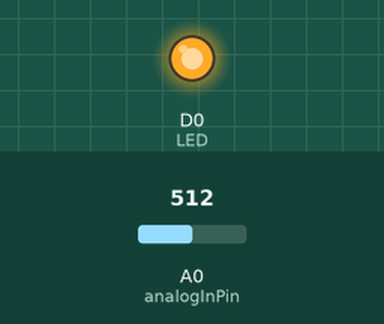
Bench run of a program on a simulated ESP8266 (NodeMCU). On the bench: output pins drawn as LEDs (lit = HIGH). Inputs (shaded band) come from the test bench; at power-on: A0 (analogInPin) = 512. WiFi joins after 1.5 s; servers stay silent unless stated; uploads are accepted with an empty reply; what the program prints to the serial monitor is not drawn.

Above: at 2.7 s.
2.8 s: A0 (analogInPin) set to 716
At 3.01 s:
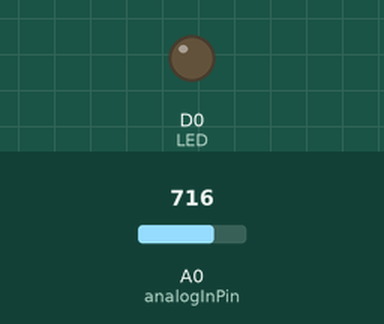
Timing chart, 0 to 5.8 s (numbered marks = the images above; inputs shaded):
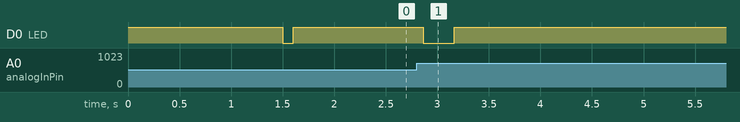

Measured:
- after the input at 2.8 s, D0 (LED): HIGH → LOW after 0.07 s, → HIGH 0.30 s later

The program:

main.cpp
```cpp
#include <Arduino.h>

#define ADAFRUIT_IO_USERNAME = "USERNAME"
const char *ADAFRUIT_IO_KEY = "KEY";
#define LED D0

#include <ESP8266WiFi.h>
#include <ESP8266HTTPClient.h>
#include <WiFiClient.h>

const char *ssid = "NAME";
const char *password = "PASSWORD";

String serverName = "http://io.adafruit.com/api/v2/i3130002/feeds/poweline-kw-slash-h/data";

const int analogInPin = A0; // ESP8266 Analog Pin ADC0 = A0

int sensorValue = 0; // value read from the pot
int kwh = 0;         // value read from the pot
unsigned long lastMillis;
WiFiServer server(23);
WiFiClient client;
bool fallingEdge = true;

void setup()
{
  // initialize serial communication at 115200
  Serial.begin(115200);

  pinMode(LED, OUTPUT);
  digitalWrite(LED, HIGH);
  WiFi.begin(ssid, password);
  Serial.print("Connecting");
  while (WiFi.status() != WL_CONNECTED)
  {
    delay(500);
    Serial.print(".");
  }
  Serial.println("");
  Serial.print("Connected to WiFi network with IP Address: ");
  Serial.println(WiFi.localIP());
  server.begin();
  lastMillis = millis();
}

void publishData(int newSensorValue)
{

  kwh = kwh + 1;

  if (kwh % 2 != 0)
    return;

  unsigned long newMillis = millis();
  float seconds = ((float)(newMillis - lastMillis)) / 1000;
  seconds = 2 * 3600.0 / seconds;
  WiFiClient client;
  HTTPClient http;

  http.begin(client, serverName);
  http.addHeader("Content-Type", "application/json");
  http.addHeader("X-AIO-Key", ADAFRUIT_IO_KEY);
  String data = "{\"value\":";
  data = data + String(seconds) + "}";

  int httpCode = http.POST(data);
  Serial.print("HTTP Response code: ");
  Serial.println(httpCode);
  String payload = http.getString();
  Serial.println(payload); //Print request response payload
  // Free resources
  http.end();
  lastMillis = newMillis;
}

void triggerChecker(int newSensorValue)
{
  if (newSensorValue > sensorValue + 50 && fallingEdge)
  {
    digitalWrite(LED, LOW);
    fallingEdge = false;
    // print the readings in the Serial Monitor
    publishData(newSensorValue);
    Serial.print(String(newSensorValue));
    Serial.print('\n');
    Serial.flush();

    delay(100);
    digitalWrite(LED, HIGH);
  }
  if(newSensorValue<sensorValue+50 && !fallingEdge){
    fallingEdge = true;
  }
}

void loop()
{
  // read the analog in value
  int newSensorValue = analogRead(analogInPin);

  triggerChecker(newSensorValue);
  sensorValue = newSensorValue;
  delay(70);
}
```
